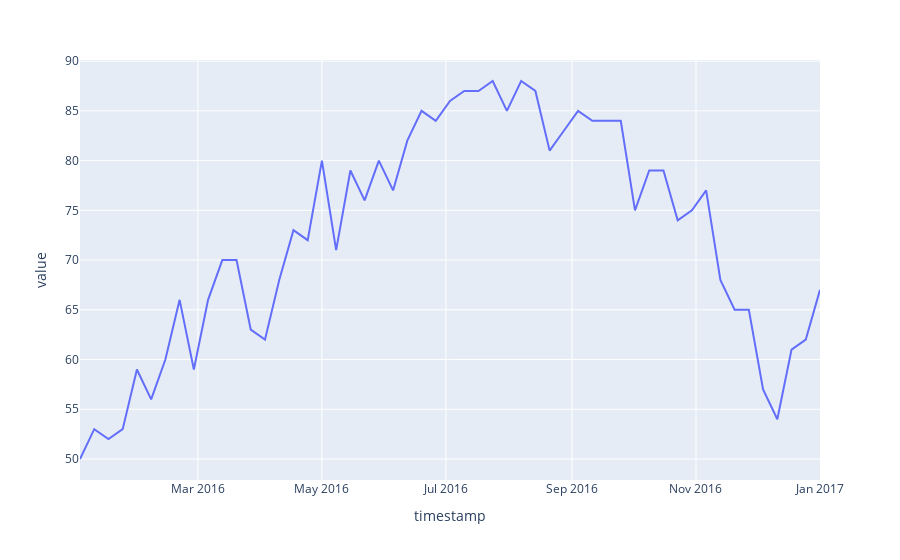

The notebook cell saved with this chart:
### Code cell
fig = px.line(df_temp,x="timestamp",y="value")
fig.show()

### Figure 1 — Plotly figure (JSON) as saved in the notebook; plotly's stock layout.template omitted (floating-point values rounded to 4 significant figures)
{"data": [{"hovertemplate": "timestamp=%{x}<br>value=%{y}<extra></extra>", "legendgroup": "", "line": {"color": "#636efa", "dash": "solid"}, "marker": {"symbol": "circle"}, "mode": "lines", "name": "", "orientation": "v", "showlegend": false, "type": "scatter", "x": ["2016-01-03", "2016-01-10", "2016-01-17", "2016-01-24", "2016-01-31", "2016-02-07", "2016-02-14", "2016-02-21", "2016-02-28", "2016-03-06", "2016-03-13", "2016-03-20", "2016-03-27", "2016-04-03", "2016-04-10", "2016-04-17", "2016-04-24", "2016-05-01", "2016-05-08", "2016-05-15", "2016-05-22", "2016-05-29", "2016-06-05", "2016-06-12", "2016-06-19", "2016-06-26", "2016-07-03", "2016-07-10", "2016-07-17", "2016-07-24", "2016-07-31", "2016-08-07", "2016-08-14", "2016-08-21", "2016-08-28", "2016-09-04", "2016-09-11", "2016-09-18", "2016-09-25", "2016-10-02", "2016-10-09", "2016-10-16", "2016-10-23", "2016-10-30", "2016-11-06", "2016-11-13", "2016-11-20", "2016-11-27", "2016-12-04", "2016-12-11", "2016-12-18", "2016-12-25", "2017-01-01"], "xaxis": "x", "y": [50, 53, 52, 53, 59, 56, 60, 66, 59, 66, 70, 70, 63, 62, 68, 73, 72, 80, 71, 79, 76, 80, 77, 82, 85, 84, 86, 87, 87, 88, 85, 88, 87, 81, 83, 85, 84, 84, 84, 75, 79, 79, 74, 75, 77, 68, 65, 65, 57, 54, 61, 62, 67], "yaxis": "y"}], "layout": {"legend": {"tracegroupgap": 0}, "margin": {"t": 60}, "xaxis": {"anchor": "y", "domain": [0, 1], "title": {"text": "timestamp"}}, "yaxis": {"anchor": "x", "domain": [0, 1], "title": {"text": "value"}}}}
